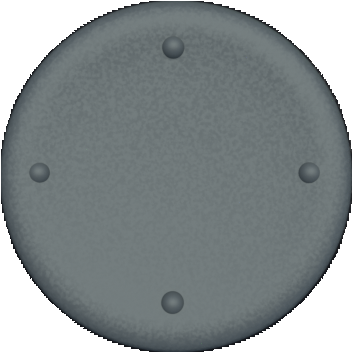
#> input picture car-ml-training/Assets/Fantastic City Generator/Player/Player Mobile/IMG/Knob2.png, 353 x 353 px
$ python -i CannyEdgeDetector.py   (imports and definitions only)
#> lines starting #> are read from the running program, lines starting #| are printed output that depends on the picture
import cv2
import numpy as np

def canny(image):
    gray = cv2.cvtColor(image, cv2.COLOR_RGB2GRAY)
    blur = cv2.GaussianBlur(gray, (5, 5), 0)
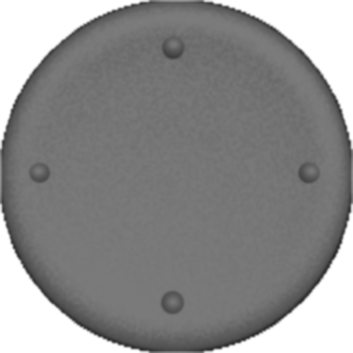
#> blur: shape (353, 353); min 43, max 255, mean 141.9
    edges = cv2.Canny(blur, 50, 150)
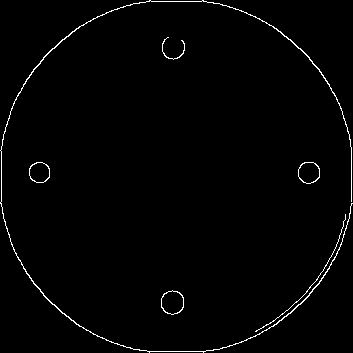
#> edges: shape (353, 353); 1.4% white in thin lines or dots
    return edges

>>> import cv2
>>> picture = cv2.cvtColor(cv2.imread('../car-ml-training/Assets/Fantastic City Generator/Player/Player Mobile/IMG/Knob2.png'), cv2.COLOR_BGR2RGB)
>>> result = canny(picture)
